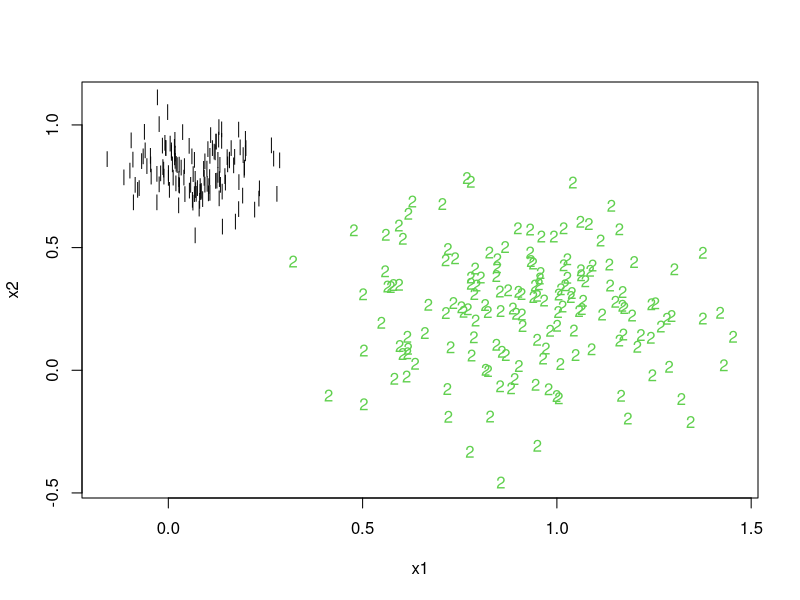

Recreate this plot in R. (Note: this script raises an error after producing the figure.)
################################# FUNCTIONS ########################################
plotkmeans<-function(datapoints,clusterids,noofclusters){
  plot(datapoints[clusterids$cluster==1,], col=1, pch="|",
       xlim=c(min(datapoints[,1]),max(datapoints[,1])),
       ylim=c(min(datapoints[,2]),max(datapoints[,2]))
  )
  for(i in 2:noofclusters){
    text(datapoints[clusterids$cluster==i,], col=i*25+1,labels =i)
  }
}

calculateSSEandSSB = function(datapointswithclusterids,meansofclusters){
  totalsse=0
  tempmatrix = matrix(0,nrow=length(unique(datapointswithclusterids$cluster)),ncol=2)
  for(i in 1:nrow(tempmatrix)){
    tempmatrix[i,1] = i
    tempmatrix[i,2] = 0
  }
  #Loop thru all rows in the given data to find totalsse
  for(i in 1:nrow(datapointswithclusterids))
  {
    sseforthisrow=0
    #Loop to iterate thru all columns of each row 
    #Sums up distance of each column with mean of that cluster
    for(column in 1:ncol(meansofclusters))
    {
      sseforthisrow = sseforthisrow + (meansofclusters[datapointswithclusterids[i,3],column]-datapointswithclusterids[i,column])^2
    }
    tempmatrix[datapointswithclusterids[i,3],2] = tempmatrix[datapointswithclusterids[i,3],2]+sseforthisrow
    #cat(sprintf("\nRow %d %f",i,sseforthisrow)) 
    totalsse = sseforthisrow + totalsse
  }
  cat(sprintf("\n"))
  colnames(tempmatrix) = c("Cluster id","SSE for this cluster")
  print(tempmatrix)
  totalssb=0
  #Find SSB for mean of each cluster with overall mean
  for(i in 1:nrow(meansofclusters))
  {
    ssbforthiscluster=0
    #Loop to iterate thru all columns of each row 
    #Sums up distance of each column with mean of all cluster
    for(column in 1:ncol(meansofclusters))
    {
      ssbforthiscluster = ssbforthiscluster + sum(datapointswithclusterids$cluster==i)*((mean(datapointswithclusterids[,column])-meansofclusters[i,column])^2)
    }
    cat(sprintf("\nSSB for cluster %d: %f",i,ssbforthiscluster))
    #print(ssbforthiscluster)
    totalssb = ssbforthiscluster + totalssb
  }
  cat(sprintf("\nSSE: %f",totalsse))
  cat(sprintf("\nSSB: %f",totalssb))
  cat(sprintf("\nSSE+SSB: %f\n",totalssb+totalsse))
  return(totalsse)
}

calculateSSEandSSBforTrueClusters = function(trueclusters){
  print("Given Clusters (True clusters read from CSV file")
  givenmeans = matrix(0,nrow=length(unique(trueclusters$cluster)),ncol=2)
  #Compute means of given clusters
  for(i in 1:nrow(givenmeans))
  {
    givenmeans[i,1] = mean.default(trueclusters[trueclusters$cluster==i,1])
    givenmeans[i,2] = mean.default(trueclusters[trueclusters$cluster==i,2])
    cat(sprintf("\nNo of points in cluster %d : %d", i, sum(trueclusters$cluster==i)))
    cat(sprintf("\nMean of cluster %d :",i))
    print(givenmeans[i,])
  }
  calculateSSEandSSB(trueclusters,givenmeans)
}

computeAverageSilhouetteWidth = function(datapointswithclusterids){
  #Matrix to store average silhouette widths
  silhouette = matrix(0,nrow=length(unique(datapointswithclusterids$cluster)),ncol=3)
  colnames(silhouette) = c("Cluster id","Cluster size","Average silhouette width")
  #bmatrix is used to choose the smallest dissimilarity cluster 
  #(ie) min(average distance of i to points in another cluster)
  bmatrix = matrix(0,nrow=length(unique(datapointswithclusterids$cluster)),ncol=3)
  for(i in 1:nrow(silhouette)){
    #Cluster i
    silhouette[i,1] = i
    bmatrix[i,1] = i
    #Count of number of points in cluster i and set it as cluster size for faster compuation
    silhouette[i,2] = sum(datapointswithclusterids$cluster==i)
    bmatrix[i,2] = sum(datapointswithclusterids$cluster==i)
    #Intializing it to zero
    silhouette[i,3] = 0
    bmatrix[i,3] = 0
  }
  
  #Convert matrix to dataframe for faster execution
  matrixfromdf = as.matrix(datapointswithclusterids)
  for(i in 1:nrow(matrixfromdf))
  {
    #Resetting it every time to find 
    #b = min (average distance of i to points in another cluster)
    bmatrix[,3] = 0
    for(j in 1:nrow(matrixfromdf))
    {
      #Calculating distance of i th row to every other point
      bmatrix[matrixfromdf[j,3],3] = bmatrix[matrixfromdf[j,3],3] + sum(abs(matrixfromdf[i,] - matrixfromdf[j,]))
    }
    
    #Calculating average distance to all points within cluster
    bmatrix[,3] = bmatrix[,3] / bmatrix[,2]
    ai = bmatrix[matrixfromdf[i,3],3]
    
    #Sort the Distance Matrix
    bmatrixsorted <- bmatrix[order(bmatrix[,3]),];

    #Choose the cluster with minimum average distance
    if(bmatrixsorted[1,1] == matrixfromdf[i,3]){
      bi = bmatrixsorted[2,3]
    }
    else{
      bi = bmatrixsorted[1,3]
    }
    
    if(bi > ai){
      silhouette[matrixfromdf[i,3],3] = silhouette[matrixfromdf[i,3],3] + 1 - (ai/bi)
    }else if(bi < ai){
      silhouette[matrixfromdf[i,3],3] = silhouette[matrixfromdf[i,3],3] + (bi/ai) -1
    }else{
      
    }

    #cat(sprintf("\n Row:%d || Cluster:%d  || ai:%f || bi:%f || s:%f", i,matrixfromdf[i,3],ai,bi,(1 - (ai/bi))))
  }
  #Divide by size of cluster to get average silhouette width
  silhouette[,3] = silhouette[,3] / silhouette[,2]
  print(silhouette)
  cat(sprintf("Average silhouette coefficient of all clusters: %f",mean(silhouette[,3])))
}
################################ ACTUAL CODE ############################################



#Read in dataframe
easydataframe = read.csv("A.easy.csv", TRUE);

#Removing column id
easydataframe = easydataframe[-c(1)]
names(easydataframe) = c("x1","x2","cluster")

#Change dataframe to matrix for faster calculation
easymatrix = as.matrix(easydataframe)

#SSE and SSB for given clusters
calculateSSEandSSBforTrueClusters(easydataframe)
#Average Silhouette Width of given clusters
computeAverageSilhouetteWidth(easydataframe)
plotkmeans(easymatrix,easydataframe,2)

#plot(easymatrix[,1], easymatrix[,2])
#inbuiltkmeans = kmeans(easymatrix[,-c(3)],centers = k)
#plotkmeans(easymatrix[,-c(3)],inbuiltkmeans,k)
#inbuiltkmeans$centers
#inbuiltkmeans$cluster

#Speficy k
k= as.numeric(readline(prompt="Enter value for k: "));

#UNCOMMENT TO GET ELBOW GRAPH
#To calculate Elbow matrix
#elbowmatrix = matrix(0,nrow=15,ncol=2)
#for(kforelbow in 1:15)
#{
  #elbowmatrix[kforelbow,1] = kforelbow
  #k=kforelbow
#############################

  #Creating two dataframes to compare convergence
  easyprevoutput = data.frame(1:300,nrow = nrow(easymatrix),ncol=3)
  names(easyprevoutput) = c("x1","x2","cluster")
  easyprevoutput = as.data.frame(easymatrix)
  #Initially assigning all clusterids as -1
  easyprevoutput[,3] = -1
  easycurroutput = data.frame(1:300,nrow = nrow(easymatrix),ncol=3)
  names(easycurroutput) = c("x1","x2","cluster")
  
  
  #Choose k initial means by sampling without replacement
  sampledids = sample(1:nrow(easymatrix), k, replace=F)
  means = matrix(0,nrow=k,ncol=2)
  for(counttok in 1:k){
    means[counttok,]=easymatrix[sampledids[counttok], -c(3)]
  }
  print("Rows used as initial means")
  print(sampledids)
  print("Inital means")
  print(means)
  
  #Max no.of.iterations = 100
  for(noofiteration in 1:100)
  {
    #Assign change=0 to detect convergance
    change=0
    #Loop thru all rows in the given data
    for(i in 1:nrow(easymatrix))
    {
      prevdist = 1000000000
      cluster = 0
      #Assign cluster based on distance from mean
      #Loop thru all means to find out distance form each mean
      for(j in 1:nrow(means))
      {
        currdist=0
        #Loop to iterate thru all columns of each row (Sums up distance of each column)
        for(column in 1:ncol(means))
        {
          currdist = currdist + (means[j,column]-easymatrix[i,column])^2
        }
        currdist=sqrt(currdist)
        currdist=as.numeric(currdist)
        #currdist = sqrt( (means[j,1]-easymatrix[i,1])^2 + (means[j,2]-easymatrix[i,2])^2 )
        if(currdist<prevdist)
        {
          prevdist = currdist
          cluster = j
        }
      }
      
      #Checking if its any different from previous iterations clustering
      easycurroutput[i,] = easyprevoutput[i,]
      if(easyprevoutput[i,3]!=cluster)
      {
        easycurroutput[i,3] = cluster
        change = change+1
      }
    }
    
    #No change in clusters
    if(change==0)
      break
    #Else go ahead for next iteration
    else{
      #Save this output cluster ids as previous for next iteration
      easyprevoutput = easycurroutput
      #Recompute means for next iteration
      for(i in 1:nrow(means))
      {
        means[i,1] = mean.default(easycurroutput[easycurroutput$cluster==i,1])
        means[i,2] = mean.default(easycurroutput[easycurroutput$cluster==i,2])
      }
    }
  }
  print(easycurroutput[,3])
  
  cat(sprintf("\nConverged at %d",noofiteration))
  #Print Converged means
  for(i in 1:nrow(means))
  {
    cat(sprintf("\nNo of points in cluster %d : %d", i, sum(easycurroutput$cluster==i)))
    cat(sprintf("\nMean of cluster %d :",i))
    print(means[i,])
  }
  calculateSSEandSSB(easycurroutput,means)
  #elbowmatrix[k,2] = calculateSSEandSSB(easycurroutput,means)
  if(k>1)
  computeAverageSilhouetteWidth(easycurroutput)
  plotkmeans(easymatrix,easycurroutput,k)

#UNCOMMENT TO GET ELBOW GRAPH
#}
#plot(elbowmatrix,lwd=2, xlim=c(1,15),ylim=c(0,max(elbowmatrix[,2])),type="l", col="darkred")